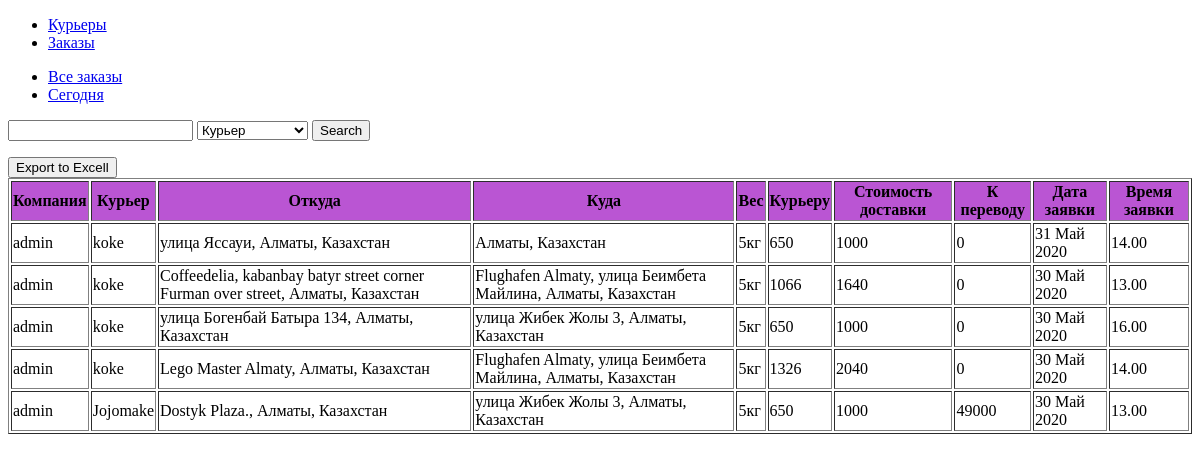
Before: /adminpanel/orders/all/ with the older database file.
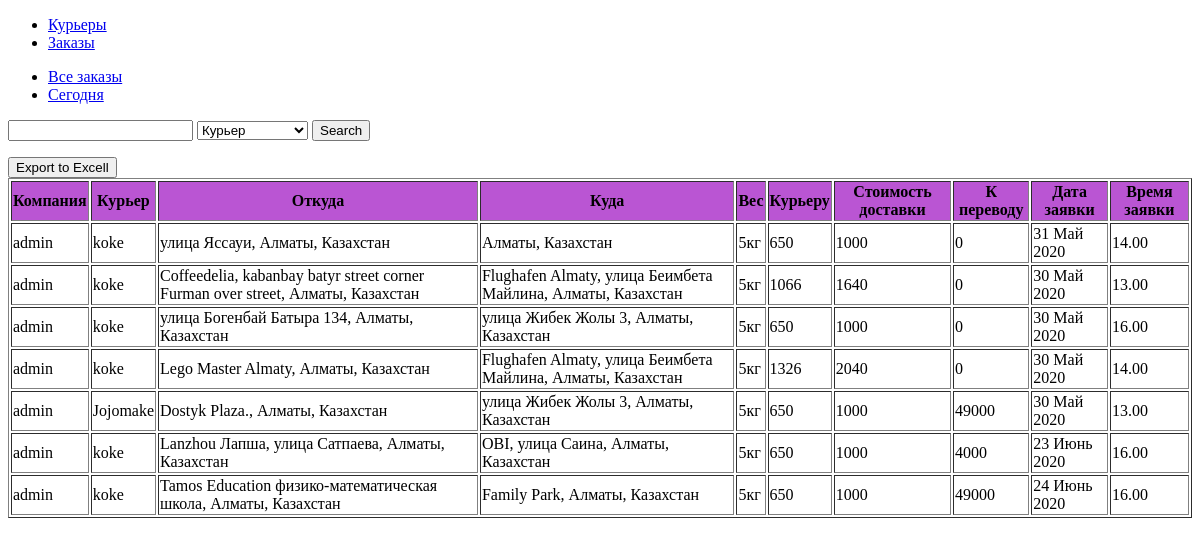
After: the same page with the newer database file.
### Lallog/models.py (models this page shows)
class TestOrder(models.Model):
	client=models.ForeignKey(settings.AUTH_USER_MODEL,on_delete=models.CASCADE)
	marshrut=models.CharField(max_length=200)
	ves=models.DecimalField(decimal_places=0,max_digits=1000,default=10)
	from_address=models.CharField(max_length=200)
	from_phone=models.CharField(max_length=200)
	from_comment=models.CharField(max_length=200)
	to=models.CharField(max_length=200)
	to_phone=models.CharField(max_length=200)
	to_date=models.CharField(max_length=200,default="")
	to_date_until=models.CharField(max_length=200)
	to_comment=models.CharField(max_length=200)
	distance=models.DecimalField(decimal_places=0,max_digits=1000,default=10)
	itog=models.DecimalField(decimal_places=0,max_digits=1000,default=10)
	curier = models.ForeignKey(Curier,on_delete=models.CASCADE,default=None,related_name="choiced_curier",blank=True,null=True)
	nal=models.DecimalField(decimal_places=0,max_digits=1000,default=0)
	raschet=models.DecimalField(decimal_places=0,max_digits=1000,default=0)
	status = models.CharField(max_length=200,default="Ожидание")
	curier_money = models.DecimalField(decimal_places=0,max_digits=1000,default=0)
	success = models.BooleanField(default=True)
	created_date = models.DateTimeField(default=timezone.now)
	__original_curier = None
	def __init__(self,*args,**kwargs):
		print("Object was created")
		super(TestOrder,self).__init__(*args,**kwargs)
		self.__origin_curier = self.curier

### curier/models.py (models this page shows)
class Curier(models.Model):
	user = models.OneToOneField(settings.AUTH_USER_MODEL, on_delete=models.CASCADE,related_name="mycurier")
	first_name = models.CharField(max_length=255,default="")
	last_name = models.CharField(max_length=255, default="")
	photo =models.ImageField(upload_to='curiers/%y/%m/%d', blank=True)
	experience=models.IntegerField(blank=True, null=True)
	phone = models.IntegerField(null=False, blank=False)
	is_available=models.BooleanField(default=False)
	balance = models.DecimalField(decimal_places=0,max_digits=1000,default=0)

### adminapp/views.py (the view)
# urls.py: path("orders/all/",views.orders_all,name="orders_all"),
def orders_all(request):
    orders = None
    if request.method == "POST":
        value = request.POST.get("search")
        field = request.POST.get("parameter")
        if field == "curier":
            orders = TestOrder.objects.filter(curier__user__username__contains=value)
        elif field == "client":
            orders = TestOrder.objects.filter(client__username__contains=value)
        elif field == "to_date":
            orders = TestOrder.objects.filter(to_date__contains=value)
    else:
        orders = TestOrder.objects.all()
    fields = [field.name for field in TestOrder._meta.get_fields()]
    ctx = {
        "orders": orders,
        "fields": fields
    }
    return render(request, "adminapp/orders.html", context=ctx)

### adminapp/templates/adminapp/orders.html (shortened to what this page needs)
{%extends 'adminapp/base.html'%}
{%load static%}
{%block title%} Orders {%endblock%} {%block body%}
<div>
    <ul>
        <li> <a href="{% url 'orders_all'%}">Все заказы</a></li>
        <li> <a href="{% url 'orders_today'%}">Сегодня</a></li>
    </ul>
</div>
<form method="POST" action="{% url 'orders_all'%}">
    <input type="text" name="search" id="search">
    <select name="parameter" id="parameter">
        <option value="curier">Курьер</option>
    </select>
    <input type="submit" value="Search">
</form>
<div>
    <button id="export">Export to Excell</button>
</div>
<table border="1" id="result">
      <tr style="background-color: #BA55D3">
            <th>Компания</th>
            <th>Курьер</th>
            <th>Откуда</th>
            <th>Куда</th>
            <th>Вес</th>
            <th>Курьеру</th>
            <th>Стоимость доставки</th>
            <th>К переводу</th>
            <th>Дата заявки</th>
            <th>Время заявки</th>
        </tr>
        {%for i in orders%}
    <tr >
        <td data-label="Компания">{{i.client}}</td>
           <td data-label="Курбер">{{i.curier.user.username}}</td>
        <td data-label="Откуда">{{i.from_address}}</td>
        <td data-label="Куда">{{i.to}}</td>
        <td data-label="Вес">{{i.ves}}кг</td>
        <td data-label="Курьеру">{{i.curier_money}}</td>
        <td data-label="Доставка">{{i.itog}}</td>
        <td data-label="К переводу">{{i.raschet}}</td>
        <td data-label="Дата">{{i.to_date}}</td>
        <td data-label="Ограничения">{{i.to_date_until}}</td>
    </tr>
    {%endfor%}
</table>
{%endblock%}

### adminapp/templates/adminapp/base.html (shortened to what this page needs)
<!DOCTYPE html>
{%load static%}
<html lang="en">
<head>
</head>
<body>
    <ul>
        <li><a href="{%url 'curiers'%}">Курьеры</a></li>
        <li><a href="{%url 'orders_all'%}">Заказы</a></li>
    </ul>
    {%block body%} {%endblock%}
</body>
</html>

Changed rows visible on the page:
added TestOrder: client "admin", curier.user.username "koke", from_address "Lanzhou Лапша, улица Сатпаева, Алматы, Казахстан", to "OBI, улица Саина, Алматы, Казахстан", ves "5", curier_money "650", itog "1000", raschet "4000", to_date "23 Июнь 2020", to_date_until "16.00"
added TestOrder: client "admin", curier.user.username "koke", from_address "Tamos Education физико-математическая школа, Алматы, Казахстан", to "Family Park, Алматы, Казахстан", ves "5", curier_money "650", itog "1000", raschet "49000", to_date "24 Июнь 2020", to_date_until "16.00"
